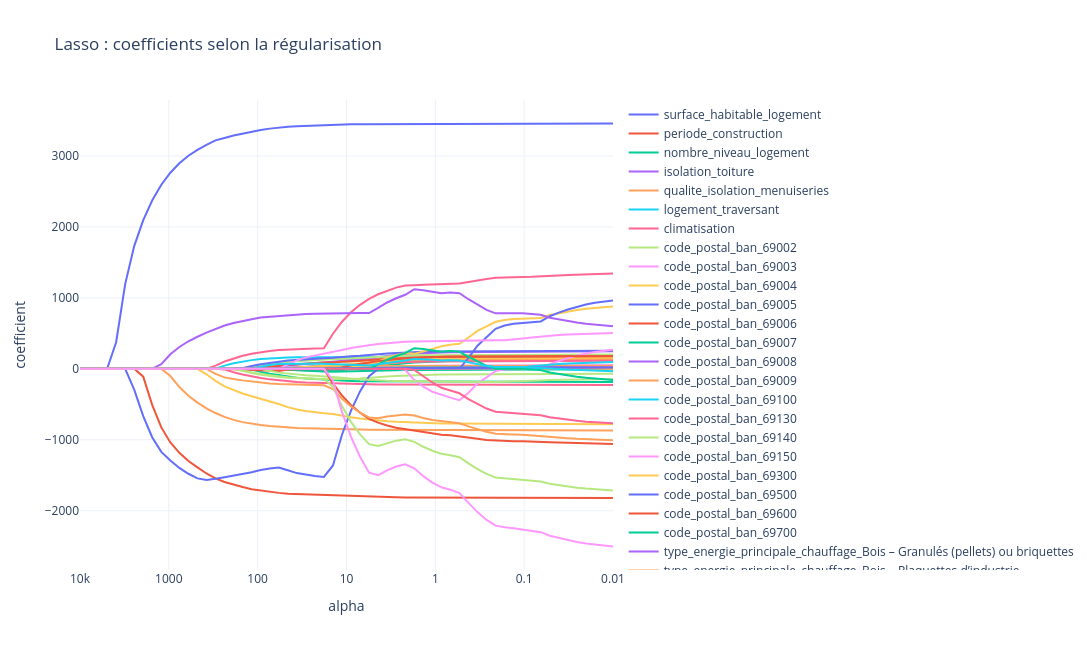

The cell this chart's notebook holds for it:
### Markdown cell above
### 2. Chemin de régularisation

### Code cell
import plotly.graph_objects as go
from sklearn.linear_model import Lasso

alphas = np.logspace(-2, 4, 60)
coefs = []

for alpha in alphas:
    lasso_model = Lasso(alpha=alpha, max_iter=10000)
    lasso_model.fit(Xr_train_scaled, yr_train)
    coefs.append(lasso_model.coef_)

coefs = np.array(coefs)

fig = go.Figure()
for i, feature in enumerate(Xr_train.columns):
    fig.add_trace(go.Scatter(x=alphas, y=coefs[:, i], mode="lines", name=feature))

fig.update_layout(title="Lasso : coefficients selon la régularisation",
                  xaxis_title="alpha", yaxis_title="coefficient",
                  width=1100, height=650, template="plotly_white")
fig.update_xaxes(type="log", autorange="reversed")
fig.show()
